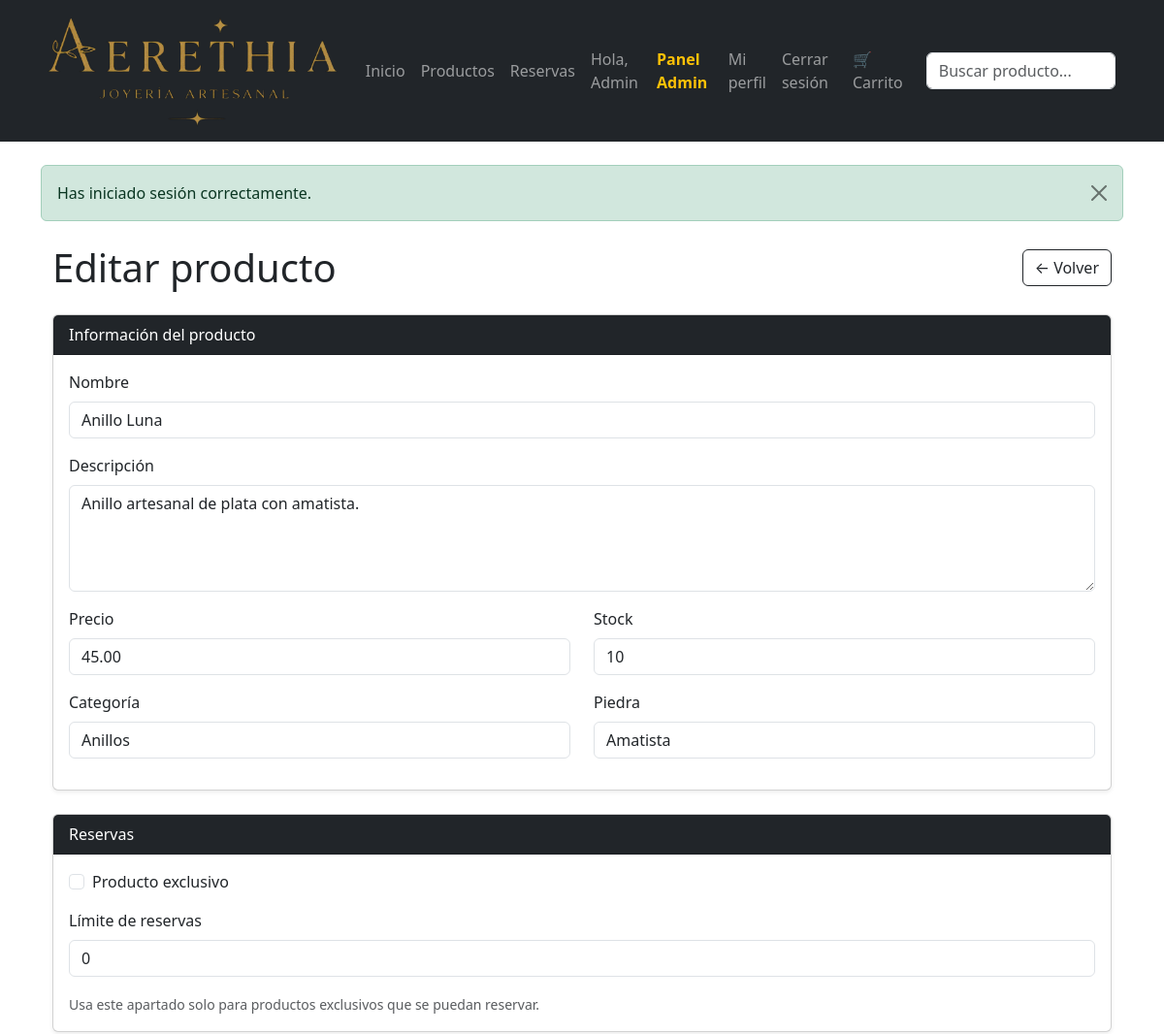
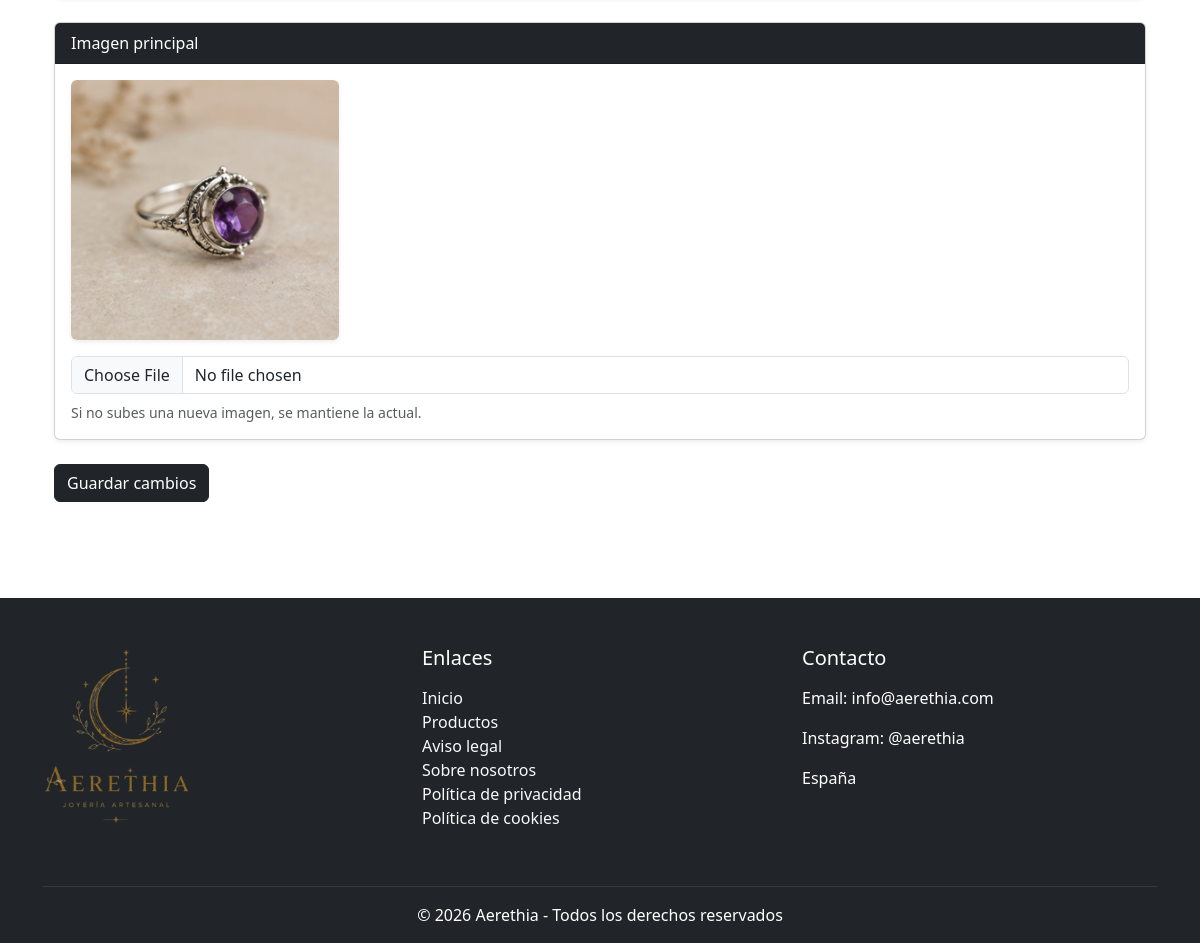
Screenshot of /index.php?controller=adminProducto&action=editar&id=32 (signed in) with the database file from the repository (2 pictures, top to bottom).
### tables this page shows
CREATE TABLE `productos` (
  `id_producto` int(11) NOT NULL,
  `nombre` varchar(150) NOT NULL,
  `descripcion` text NOT NULL,
  `precio` decimal(10,2) NOT NULL,
  `imagen` varchar(255) DEFAULT NULL,
  `stock` int(11) DEFAULT 0,
  `exclusivo` tinyint(1) DEFAULT 0,
  `limite_reservas` int(11) DEFAULT 0,
  `id_categoria` int(11) NOT NULL,
  `activo` tinyint(1) DEFAULT 1,
  `fecha_creacion` datetime DEFAULT current_timestamp(),
  `id_piedra` int(11) DEFAULT NULL
);

CREATE TABLE `categorias` (
  `id_categoria` int(11) NOT NULL,
  `nombre` varchar(100) NOT NULL,
  `descripcion` text DEFAULT NULL
);

CREATE TABLE `piedras` (
  `id_piedra` int(11) NOT NULL,
  `nombre` varchar(100) NOT NULL,
  `descripcion` text DEFAULT NULL
);

### htdocs/app/controllers/AdminProductoController.php (called while the page is built, shortened)
<?php
require_once __DIR__ . "/../models/Producto.php";
require_once __DIR__ . "/../models/Categorias.php";
require_once __DIR__ . "/../models/Piedra.php";
class AdminProductoController {
    public function editar() {
        $id_producto = $_GET["id"];
        $producto = Producto::obtenerPorId($id_producto);
        $categorias = Categoria::obtenerTodas();
        $piedras = Piedra::obtenerTodas();
        require_once __DIR__ . "/../views/admin/productos/editar.php";
    }
}

### htdocs/index.php (called while the page is built, shortened)
<?php
$action     = isset($_GET['action'])     ? $_GET['action']     : 'index';
$controllerObject = new $controllerName();
$controllerObject->$action();
?>

### htdocs/app/models/Producto.php (called while the page is built, shortened)
<?php
class Producto {
    public static function obtenerPorId($id) {
        $db = Conexion::conectar();
        $sql = "SELECT
                    productos.*,
                    piedras.nombre AS piedra,
                    categorias.nombre AS categoria
                FROM productos
                LEFT JOIN piedras ON productos.id_piedra = piedras.id_piedra
                LEFT JOIN categorias ON productos.id_categoria = categorias.id_categoria
                WHERE productos.id_producto = :id
                AND productos.activo = 1";
        $stmt = $db->prepare($sql);
        $stmt->bindParam(":id", $id, PDO::PARAM_INT);
        $stmt->execute();
        return $stmt->fetch(PDO::FETCH_ASSOC);
    }
}
?>

### htdocs/app/models/Categorias.php (called while the page is built, shortened)
<?php
class Categoria {
    public static function obtenerTodas() {
        $db = Conexion::conectar();
        $sql = "SELECT * FROM categorias ORDER BY nombre ASC";
        $stmt = $db->prepare($sql);
        $stmt->execute();
        return $stmt->fetchAll(PDO::FETCH_ASSOC);
    }
}

### htdocs/app/models/Piedra.php (called while the page is built, shortened)
<?php
class Piedra {
    public static function obtenerTodas() {
        $db = Conexion::conectar();
        $sql = "SELECT * FROM piedras ORDER BY nombre ASC";
        $stmt = $db->prepare($sql);
        $stmt->execute();
        return $stmt->fetchAll(PDO::FETCH_ASSOC);
    }
}
?>

### htdocs/app/views/admin/productos/editar.php (the view, shortened to what this page needs)
<?php require_once __DIR__ . "/../../layouts/header.php"; ?>
<?php
$categorias = $categorias ?? [];
$piedras = $piedras ?? [];
?>
<div class="container mt-4 mb-5">
    <div class="d-flex justify-content-between align-items-center mb-4">
        <h1 class="mb-0">Editar producto</h1>
        <a href="index.php?controller=adminProducto&action=index" class="btn btn-outline-dark">
            ← Volver
        </a>
    </div>
    <form
        action="index.php?controller=adminProducto&action=actualizar"
        method="POST"
        enctype="multipart/form-data"
    >
        <div class="card shadow-sm mb-4">
            <div class="card-header bg-dark text-white">
                Información del producto
            </div>
            <div class="card-body">
                <div class="mb-3">
                    <label class="form-label">Nombre</label>
                    <input type="text" name="nombre" class="form-control"
                           value="<?= htmlspecialchars($producto['nombre']); ?>" required>
                </div>
                <div class="mb-3">
                    <label class="form-label">Descripción</label>
                    <textarea name="descripcion" class="form-control" rows="4" required><?= htmlspecialchars($producto['descripcion']); ?></textarea>
                </div>
                <div class="row">
                    <div class="col-md-6 mb-3">
                        <label class="form-label">Precio</label>
                        <input type="number" step="0.01" name="precio" class="form-control"
                               value="<?= $producto['precio']; ?>" required>
                    </div>
                    <div class="col-md-6 mb-3">
                        <label class="form-label">Stock</label>
                        <input type="number" name="stock" class="form-control"
                               value="<?= $producto['stock']; ?>" required>
                    </div>
                </div>
                <div class="row">
                    <div class="col-md-6 mb-3">
                        <label class="form-label">Categoría</label>
                        <select name="id_categoria" class="form-control" required>
                            <?php foreach ($categorias as $categoria): ?>
                                <option value="<?= $categoria["id_categoria"] ?>"
                                    <?= $producto["id_categoria"] == $categoria["id_categoria"] ? "selected" : ""; ?>>
                                    <?= htmlspecialchars($categoria["nombre"]) ?>
                                </option>
                            <?php endforeach; ?>
                        </select>
                    </div>
                    <div class="col-md-6 mb-3">
                        <label class="form-label">Piedra</label>
                        <select name="id_piedra" class="form-control" required>
                            <?php foreach ($piedras as $piedra): ?>
                                <option value="<?= $piedra["id_piedra"] ?>"
                                    <?= $producto["id_piedra"] == $piedra["id_piedra"] ? "selected" : ""; ?>>
                                    <?= htmlspecialchars($piedra["nombre"]) ?>
                                </option>
                            <?php endforeach; ?>
                        </select>
                    </div>
                </div>
            </div>
        </div>
        <div class="card shadow-sm mb-4">
            <div class="card-header bg-dark text-white">
                Reservas
            </div>
            <div class="card-body">
                <div class="form-check mb-3">
                    <input
                        type="checkbox"
                        name="exclusivo"
                        value="1"
                        class="form-check-input"
                        id="exclusivo"
                        <?= $producto['exclusivo'] == 1 ? 'checked' : ''; ?>
                    >
                    <label class="form-check-label" for="exclusivo">
                        Producto exclusivo
                    </label>
                </div>
                <div class="mb-3">
                    <label class="form-label">Límite de reservas</label>
                    <input
                        type="number"
                        name="limite_reservas"
                        class="form-control"
                        value="<?= $producto['limite_reservas']; ?>"
                    >
                </div>
                <small class="text-muted">
                    Usa este apartado solo para productos exclusivos que se puedan reservar.
                </small>
            </div>
        </div>
        <div class="card shadow-sm mb-4">
            <div class="card-header bg-dark text-white">
                Imagen principal
            </div>
            <div class="card-body">
                <?php if (!empty($producto["imagen"])): ?>
                    <img
                        src="/Joyeria/public/<?= htmlspecialchars($producto['imagen']); ?>"
                        class="img-fluid rounded shadow-sm mb-3"
                        style="max-height: 260px; object-fit: cover;"
                        alt="<?= htmlspecialchars($producto["nombre"]); ?>"
                    >
                <?php else: ?>
                    <p class="text-muted">Este producto no tiene imagen principal.</p>
                <?php endif; ?>
                <input type="file" name="imagen" class="form-control" accept="image/*">
                <small class="text-muted d-block mt-2">
                    Si no subes una nueva imagen, se mantiene la actual.
                </small>
            </div>
        </div>
        <button type="submit" class="btn btn-dark  mb-5">
            Guardar cambios
        </button>
    </form>
</div>
<?php require_once __DIR__ . "/../../layouts/footer.php"; ?>

### rows the page displays
productos: nombre "Anillo Luna", descripcion "Anillo artesanal de plata con amatista.", precio "45.00", stock "10", id_categoria "Anillos", id_piedra "Amatista", limite_reservas "0", imagen+nombre (picture)

### other values shown
$_SESSION["usuario"]["nombre"] "Admin"
$_SESSION["mensaje"] "Has iniciado sesión correctamente."
